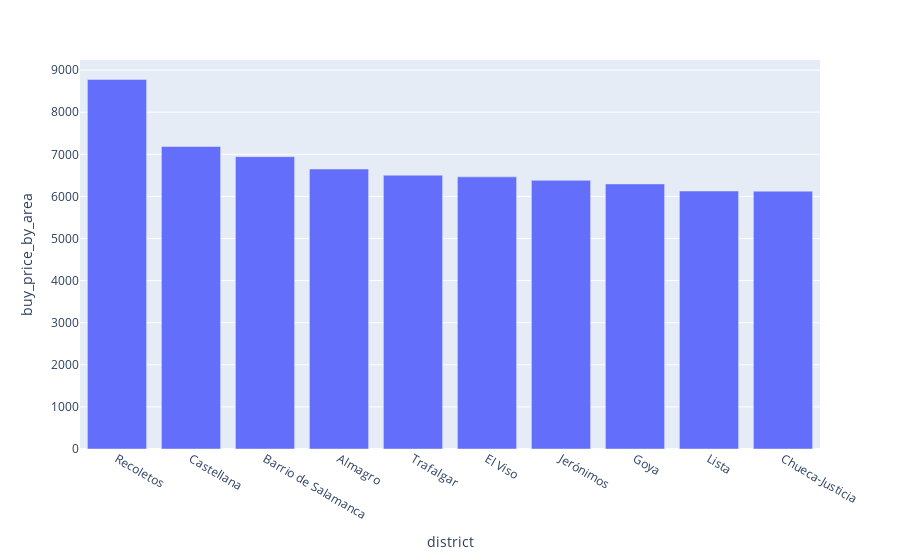

The notebook cell this image was saved under:
### Code cell
pm =  my_data.groupby('district' , as_index = False)['buy_price_by_area'].mean().round(2).sort_values('buy_price_by_area',ascending = False).head(10)
px.bar(data_frame = pm , x = 'district' , y = 'buy_price_by_area')

### Figure 1 — Plotly figure (JSON) as saved in the notebook; plotly's stock layout.template omitted (floating-point values rounded to 4 significant figures)
{"data": [{"alignmentgroup": "True", "hovertemplate": "district=%{x}<br>buy_price_by_area=%{y}<extra></extra>", "legendgroup": "", "marker": {"color": "#636efa", "pattern": {"shape": ""}}, "name": "", "offsetgroup": "", "orientation": "v", "showlegend": false, "textposition": "auto", "type": "bar", "x": ["Recoletos", "Castellana", "Barrio de Salamanca", "Almagro", "Trafalgar", "El Viso", "Jerónimos", "Goya", "Lista", "Chueca-Justicia"], "xaxis": "x", "y": [8779.0, 7186.0, 6945.0, 6651.0, 6505.0, 6465.0, 6382.0, 6297.0, 6129.0, 6125.0], "yaxis": "y"}], "layout": {"barmode": "relative", "legend": {"tracegroupgap": 0}, "margin": {"t": 60}, "xaxis": {"anchor": "y", "domain": [0, 1], "title": {"text": "district"}}, "yaxis": {"anchor": "x", "domain": [0, 1], "title": {"text": "buy_price_by_area"}}}}
